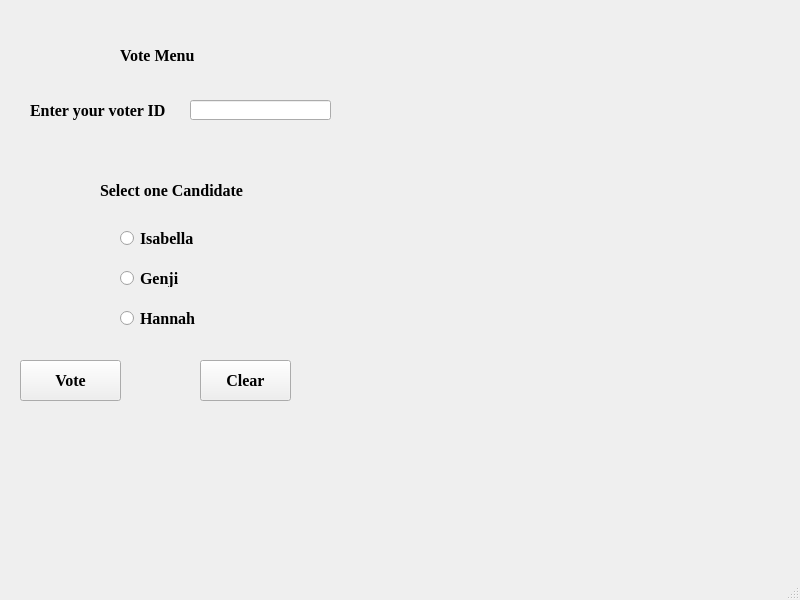
<?xml version="1.0" encoding="UTF-8"?>
<ui version="4.0">
 <class>MainWindow</class>
 <widget class="QMainWindow" name="MainWindow">
  <property name="geometry">
   <rect>
    <x>0</x>
    <y>0</y>
    <width>800</width>
    <height>600</height>
   </rect>
  </property>
  <property name="font">
   <font>
    <family>Times New Roman</family>
    <pointsize>12</pointsize>
    <weight>75</weight>
    <bold>true</bold>
   </font>
  </property>
  <property name="windowTitle">
   <string>Voting App</string>
  </property>
  <widget class="QWidget" name="centralwidget">
   <widget class="QRadioButton" name="Choice_1">
    <property name="geometry">
     <rect>
      <x>120</x>
      <y>230</y>
      <width>121</width>
      <height>17</height>
     </rect>
    </property>
    <property name="text">
     <string>Isabella</string>
    </property>
   </widget>
   <widget class="QRadioButton" name="Choice_2">
    <property name="geometry">
     <rect>
      <x>120</x>
      <y>310</y>
      <width>121</width>
      <height>17</height>
     </rect>
    </property>
    <property name="text">
     <string>Hannah</string>
    </property>
   </widget>
   <widget class="QRadioButton" name="Choice_3">
    <property name="geometry">
     <rect>
      <x>120</x>
      <y>270</y>
      <width>101</width>
      <height>17</height>
     </rect>
    </property>
    <property name="text">
     <string>Genji</string>
    </property>
   </widget>
   <widget class="QLabel" name="label">
    <property name="geometry">
     <rect>
      <x>120</x>
      <y>40</y>
      <width>81</width>
      <height>31</height>
     </rect>
    </property>
    <property name="text">
     <string>Vote Menu</string>
    </property>
   </widget>
   <widget class="QLabel" name="label_2">
    <property name="geometry">
     <rect>
      <x>30</x>
      <y>100</y>
      <width>141</width>
      <height>20</height>
     </rect>
    </property>
    <property name="text">
     <string>Enter your voter ID </string>
    </property>
   </widget>
   <widget class="QLineEdit" name="ID_input">
    <property name="geometry">
     <rect>
      <x>190</x>
      <y>100</y>
      <width>141</width>
      <height>20</height>
     </rect>
    </property>
   </widget>
   <widget class="QLabel" name="label_3">
    <property name="geometry">
     <rect>
      <x>100</x>
      <y>180</y>
      <width>161</width>
      <height>20</height>
     </rect>
    </property>
    <property name="text">
     <string>Select one Candidate</string>
    </property>
   </widget>
   <widget class="QPushButton" name="Vote_btn">
    <property name="geometry">
     <rect>
      <x>20</x>
      <y>360</y>
      <width>101</width>
      <height>41</height>
     </rect>
    </property>
    <property name="text">
     <string>Vote</string>
    </property>
   </widget>
   <widget class="QPushButton" name="clear_btn">
    <property name="geometry">
     <rect>
      <x>200</x>
      <y>360</y>
      <width>91</width>
      <height>41</height>
     </rect>
    </property>
    <property name="text">
     <string>Clear</string>
    </property>
   </widget>
   <widget class="QLabel" name="result_label">
    <property name="geometry">
     <rect>
      <x>22</x>
      <y>430</y>
      <width>311</width>
      <height>41</height>
     </rect>
    </property>
    <property name="text">
     <string/>
    </property>
   </widget>
  </widget>
  <widget class="QMenuBar" name="menubar">
   <property name="geometry">
    <rect>
     <x>0</x>
     <y>0</y>
     <width>800</width>
     <height>21</height>
    </rect>
   </property>
  </widget>
  <widget class="QStatusBar" name="statusbar"/>
 </widget>
 <resources/>
 <connections/>
</ui>
